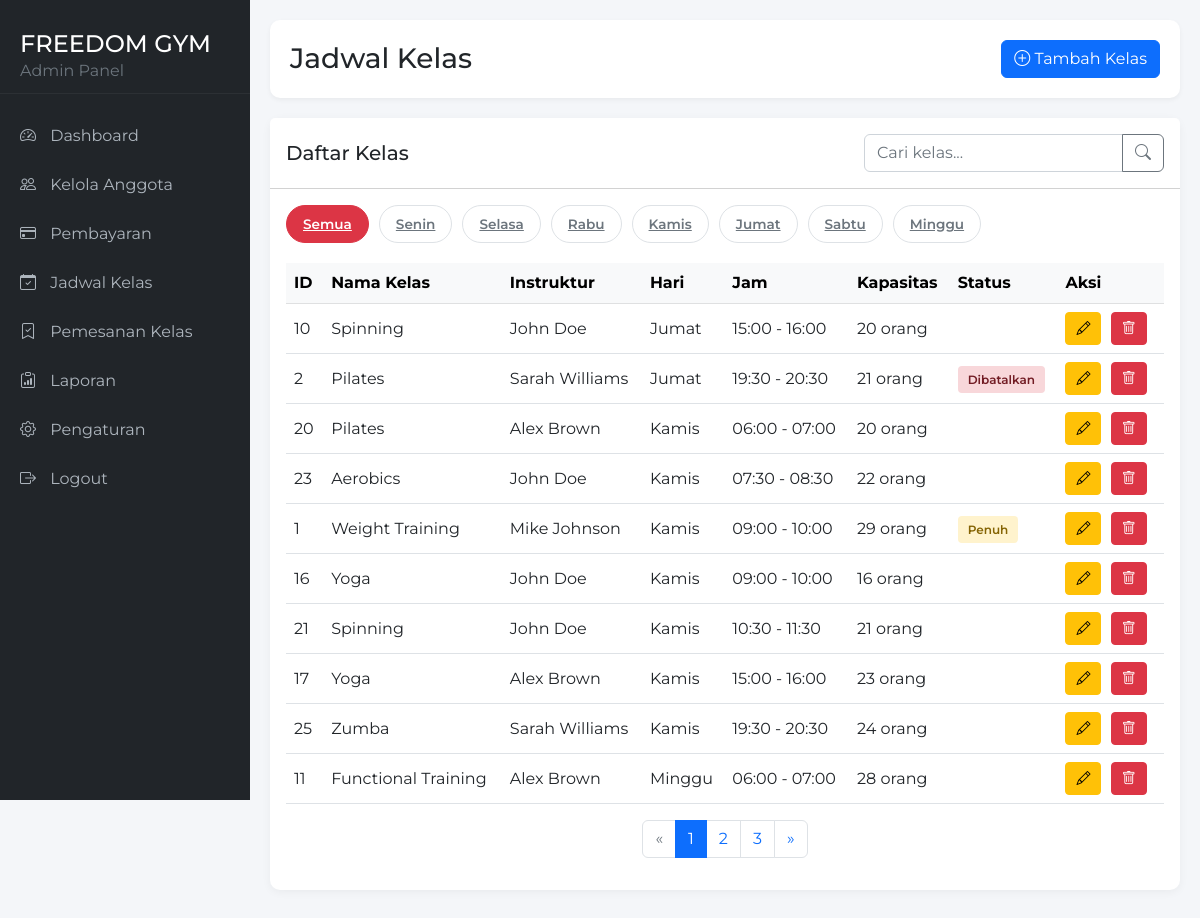
/admin-classes.php (signed in), run on the app's committed database.
### tables this page shows
CREATE TABLE `gym_classes` (
  `id_class` int(11) NOT NULL,
  `nama_kelas` varchar(100) NOT NULL,
  `deskripsi` text DEFAULT NULL,
  `instruktur` varchar(100) NOT NULL,
  `hari` varchar(20) NOT NULL,
  `jam_mulai` time NOT NULL,
  `jam_selesai` time NOT NULL,
  `kapasitas` int(11) NOT NULL DEFAULT 20,
  `status` enum('active','cancelled','full') NOT NULL DEFAULT 'active',
  `created_at` timestamp NOT NULL DEFAULT current_timestamp()
);

### admin-classes.php (the view, shortened to what this page needs)
<?php
$servername = "localhost";
$username = "root";
$password = "";
$dbname = "gym";
$conn = new mysqli($servername, $username, $password, $dbname);
$create_classes_table = "CREATE TABLE IF NOT EXISTS `gym_classes` (
    `id_class` int(11) NOT NULL AUTO_INCREMENT,
    `nama_kelas` varchar(100) NOT NULL,
    `deskripsi` text DEFAULT NULL,
    `instruktur` varchar(100) NOT NULL,
    `hari` varchar(20) NOT NULL,
    `jam_mulai` time NOT NULL,
    `jam_selesai` time NOT NULL,
    `kapasitas` int(11) NOT NULL DEFAULT 20,
    `status` enum('active','cancelled','full') NOT NULL DEFAULT 'active',
    `created_at` timestamp NOT NULL DEFAULT current_timestamp(),
    PRIMARY KEY (`id_class`)
) ENGINE=InnoDB DEFAULT CHARSET=utf8mb4 COLLATE=utf8mb4_general_ci";
$conn->query($create_classes_table);
$items_per_page = 10;
$page = isset($_GET['page']) ? max(1, intval($_GET['page'])) : 1;
$offset = ($page - 1) * $items_per_page;
$search = isset($_GET['search']) ? $conn->real_escape_string($_GET['search']) : '';
$search_condition = '';
$day_filter = isset($_GET['day']) ? $conn->real_escape_string($_GET['day']) : '';
$count_sql = "SELECT COUNT(*) as total FROM gym_classes" . $search_condition;
$count_result = $conn->query($count_sql);
$total_items = $count_result->fetch_assoc()['total'];
$total_pages = ceil($total_items / $items_per_page);
$sql = "SELECT * FROM gym_classes" .
       $search_condition .
       " ORDER BY hari ASC, jam_mulai ASC LIMIT $offset, $items_per_page";
$result = $conn->query($sql);
$days_of_week = ['Senin', 'Selasa', 'Rabu', 'Kamis', 'Jumat', 'Sabtu', 'Minggu'];
?>
<!DOCTYPE html>
<html lang="en">
<head>
    <link href="https://cdn.jsdelivr.net/npm/bootstrap@5.2.3/dist/css/bootstrap.min.css" rel="stylesheet">
    <link href="https://cdn.jsdelivr.net/npm/bootstrap-icons@1.10.0/font/bootstrap-icons.css" rel="stylesheet">
</head>
<body>
    <div class="sidebar">
        <div class="sidebar-header">
            <h4 class="mb-0">FREEDOM GYM</h4>
            <p class="text-muted mb-0">Admin Panel</p>
        </div>
        <ul class="sidebar-menu">
    <li><a href="admin-dashboard.php"><i class="bi bi-speedometer2"></i> Dashboard</a></li>
    <li><a href="admin-members.php"><i class="bi bi-people"></i> Kelola Anggota</a></li>
    <li><a href="admin-payments.php"><i class="bi bi-credit-card"></i> Pembayaran</a></li>
    <li><a href="admin-classes.php"><i class="bi bi-calendar-check"></i> Jadwal Kelas</a></li>
    <li><a href="admin-bookings.php"><i class="bi bi-bookmark-check"></i> Pemesanan Kelas</a></li>
    <li><a href="admin-reports.php"><i class="bi bi-clipboard-data"></i> Laporan</a></li>
    <li><a href="admin-settings.php"><i class="bi bi-gear"></i> Pengaturan</a></li>
    <li><a href="logout-admin.php"><i class="bi bi-box-arrow-right"></i> Logout</a></li>
</ul>
    </div>
    <div class="content">
        <div class="page-header d-flex justify-content-between align-items-center">
            <h3 class="mb-0">Jadwal Kelas</h3>
            <a href="admin-class-add.php" class="btn btn-primary">
                <i class="bi bi-plus-circle"></i> Tambah Kelas
            </a>
        </div>
        <div class="card">
            <div class="card-header bg-white py-3">
                <div class="row align-items-center">
                    <div class="col-md-6">
                        <h5 class="mb-0">Daftar Kelas</h5>
                    </div>
                    <div class="col-md-6">
                        <form action="" method="GET" class="d-flex justify-content-end">
                            <div class="input-group search-bar">
                                <input type="text" class="form-control" placeholder="Cari kelas..." name="search" value="<?php echo isset($_GET['search']) ? htmlspecialchars($_GET['search']) : ''; ?>">
                                <button class="btn btn-outline-secondary" type="submit">
                                    <i class="bi bi-search"></i>
                                </button>
                            </div>
                        </form>
                    </div>
                </div>
            </div>
            <div class="card-body">
                <div class="day-filter">
                    <a href="admin-classes.php<?php echo !empty($search) ? '?search=' . urlencode($search) : ''; ?>" class="day-btn <?php echo empty($day_filter) ? 'active' : ''; ?>">
                        Semua
                    </a>
                    <?php foreach ($days_of_week as $day): ?>
                        <a href="admin-classes.php?day=<?php echo urlencode($day); ?><?php echo !empty($search) ? '&search=' . urlencode($search) : ''; ?>"
                           class="day-btn <?php echo $day_filter === $day ? 'active' : ''; ?>">
                            <?php echo $day; ?>
                        </a>
                    <?php endforeach; ?>
                </div>
                <div class="table-responsive">
                    <table class="table table-hover">
                        <thead class="table-light">
                            <tr>
                                <th>ID</th>
                                <th>Nama Kelas</th>
                                <th>Instruktur</th>
                                <th>Hari</th>
                                <th>Jam</th>
                                <th>Kapasitas</th>
                                <th>Status</th>
                                <th>Aksi</th>
                            </tr>
                        </thead>
                        <tbody>
                            <?php if ($result && $result->num_rows > 0): ?>
                                <?php while($row = $result->fetch_assoc()):
                                    $status_class = '';
                                    switch ($row['status']) {
                                        case 'cancelled':
                                            $status_class = 'status-cancelled';
                                            $status_text = 'Dibatalkan';
                                            break;
                                        case 'full':
                                            $status_class = 'status-full';
                                            $status_text = 'Penuh';
                                            break;
                                        default:
                                            $status_class = '';
                                            $status_text = $row['status'];
                                    }
                                ?>
                                    <tr>
                                        <td><?php echo $row['id_class']; ?></td>
                                        <td><?php echo htmlspecialchars($row['nama_kelas']); ?></td>
                                        <td><?php echo htmlspecialchars($row['instruktur']); ?></td>
                                        <td><?php echo htmlspecialchars($row['hari']); ?></td>
                                        <td><?php echo date('H:i', strtotime($row['jam_mulai'])) . ' - ' . date('H:i', strtotime($row['jam_selesai'])); ?></td>
                                        <td><?php echo $row['kapasitas']; ?> orang</td>
                                        <td>
                                            <span class="status-badge <?php echo $status_class; ?>">
                                                <?php echo $status_text; ?>
                                            </span>
                                        </td>
                                        <td>
                                            <a href="admin-class-edit.php?id=<?php echo $row['id_class']; ?>" class="btn btn-sm btn-warning btn-action" title="Edit">
                                                <i class="bi bi-pencil"></i>
                                            </a>
                                            <a href="#" class="btn btn-sm btn-danger btn-action" title="Hapus"
                                               onclick="confirmDelete(<?php echo $row['id_class']; ?>, '<?php echo htmlspecialchars($row['nama_kelas']); ?>')">
                                                <i class="bi bi-trash"></i>
                                            </a>
                                        </td>
                                    </tr>
                                <?php endwhile; ?>
                            <?php else: ?>
                                <tr>
                                    <td colspan="8" class="text-center py-4">Tidak ada data kelas</td>
                                </tr>
                            <?php endif; ?>
                        </tbody>
                    </table>
                </div>
                <?php if ($total_pages > 1): ?>
                    <nav aria-label="Page navigation">
                        <ul class="pagination justify-content-center">
                            <li class="page-item <?php echo ($page <= 1) ? 'disabled' : ''; ?>">
                                <a class="page-link" href="?page=<?php echo $page - 1; ?><?php echo !empty($search) ? '&search=' . urlencode($search) : ''; ?><?php echo !empty($day_filter) ? '&day=' . urlencode($day_filter) : ''; ?>" aria-label="Previous">
                                    <span aria-hidden="true">&laquo;</span>
                                </a>
                            </li>
                            <?php for ($i = 1; $i <= $total_pages; $i++): ?>
                                <li class="page-item <?php echo ($page == $i) ? 'active' : ''; ?>">
                                    <a class="page-link" href="?page=<?php echo $i; ?><?php echo !empty($search) ? '&search=' . urlencode($search) : ''; ?><?php echo !empty($day_filter) ? '&day=' . urlencode($day_filter) : ''; ?>">
                                        <?php echo $i; ?>
                                    </a>
                                </li>
                            <?php endfor; ?>
                            <li class="page-item <?php echo ($page >= $total_pages) ? 'disabled' : ''; ?>">
                                <a class="page-link" href="?page=<?php echo $page + 1; ?><?php echo !empty($search) ? '&search=' . urlencode($search) : ''; ?><?php echo !empty($day_filter) ? '&day=' . urlencode($day_filter) : ''; ?>" aria-label="Next">
                                    <span aria-hidden="true">&raquo;</span>
                                </a>
                            </li>
                        </ul>
                    </nav>
                <?php endif; ?>
            </div>
        </div>
    </div>
</body>
</html>

### admin-classes.php (style rules this page uses)
body { font-family: 'Montserrat', sans-serif; background-color: #f4f6f9; min-height: 100vh; }
.sidebar { background-color: #212529; color: white; min-width: 250px; max-width: 250px; min-height: 100vh; padding-top: 20px; position: fixed; z-index: 100; }
.sidebar-header { padding: 10px 20px; border-bottom: 1px solid #2c3034; margin-bottom: 20px; }
.sidebar-menu { padding: 0; list-style: none; }
.sidebar-menu li { margin-bottom: 5px; }
.sidebar-menu a { color: #adb5bd; text-decoration: none; padding: 10px 20px; display: block; transition: all 0.3s; }
.sidebar-menu a i { margin-right: 10px; }
.content { margin-left: 250px; padding: 20px; }
.page-header { background-color: white; border-radius: 10px; padding: 20px; margin-bottom: 20px; box-shadow: 0 2px 5px rgba(0,0,0,0.05); }
.card { border: none; border-radius: 10px; box-shadow: 0 2px 10px rgba(0,0,0,0.05); margin-bottom: 20px; }
.btn-action { padding: 5px 10px; margin-right: 5px; }
.table td, .table th { vertical-align: middle; }
.search-bar { max-width: 300px; }
.status-badge { padding: 6px 10px; border-radius: 4px; font-weight: 600; font-size: 0.75rem; }
.status-cancelled { background-color: #f8d7da; color: #721c24; }
.status-full { background-color: #fff3cd; color: #856404; }
.day-filter { display: flex; gap: 10px; margin-bottom: 20px; flex-wrap: wrap; }
.day-btn { padding: 8px 16px; border-radius: 20px; font-size: 0.85rem; font-weight: 600; border: 1px solid #dee2e6; background-color: white; color: #6c757d; transition: all 0.2s; }
.day-btn:hover, .day-btn.active { background-color: #dc3545; border-color: #dc3545; color: white; }

### data on the page
gym_classes: id_class "10", nama_kelas "Spinning", instruktur "John Doe", hari "Jumat", jam_mulai "15:00", jam_selesai "16:00", kapasitas "20"
gym_classes: id_class "2", nama_kelas "Pilates", instruktur "Sarah Williams", hari "Jumat", jam_mulai "19:30", jam_selesai "20:30", kapasitas "21", status "Dibatalkan"
gym_classes: id_class "20", nama_kelas "Pilates", instruktur "Alex Brown", hari "Kamis", jam_mulai "06:00", jam_selesai "07:00", kapasitas "20"
gym_classes: id_class "23", nama_kelas "Aerobics", instruktur "John Doe", hari "Kamis", jam_mulai "07:30", jam_selesai "08:30", kapasitas "22"
gym_classes: id_class "1", nama_kelas "Weight Training", instruktur "Mike Johnson", hari "Kamis", jam_mulai "09:00", jam_selesai "10:00", kapasitas "29", status "Penuh"
gym_classes: id_class "16", nama_kelas "Yoga", instruktur "John Doe", hari "Kamis", jam_mulai "09:00", jam_selesai "10:00", kapasitas "16"
gym_classes: id_class "21", nama_kelas "Spinning", instruktur "John Doe", hari "Kamis", jam_mulai "10:30", jam_selesai "11:30", kapasitas "21"
gym_classes: id_class "17", nama_kelas "Yoga", instruktur "Alex Brown", hari "Kamis", jam_mulai "15:00", jam_selesai "16:00", kapasitas "23"
gym_classes: id_class "25", nama_kelas "Zumba", instruktur "Sarah Williams", hari "Kamis", jam_mulai "19:30", jam_selesai "20:30", kapasitas "24"
gym_classes: id_class "11", nama_kelas "Functional Training", instruktur "Alex Brown", hari "Minggu", jam_mulai "06:00", jam_selesai "07:00", kapasitas "28"

### other printed values
$day "Senin"
$day "Selasa"
$day "Rabu"
$day "Kamis"
$day "Jumat"
$day "Sabtu"
$day "Minggu"
